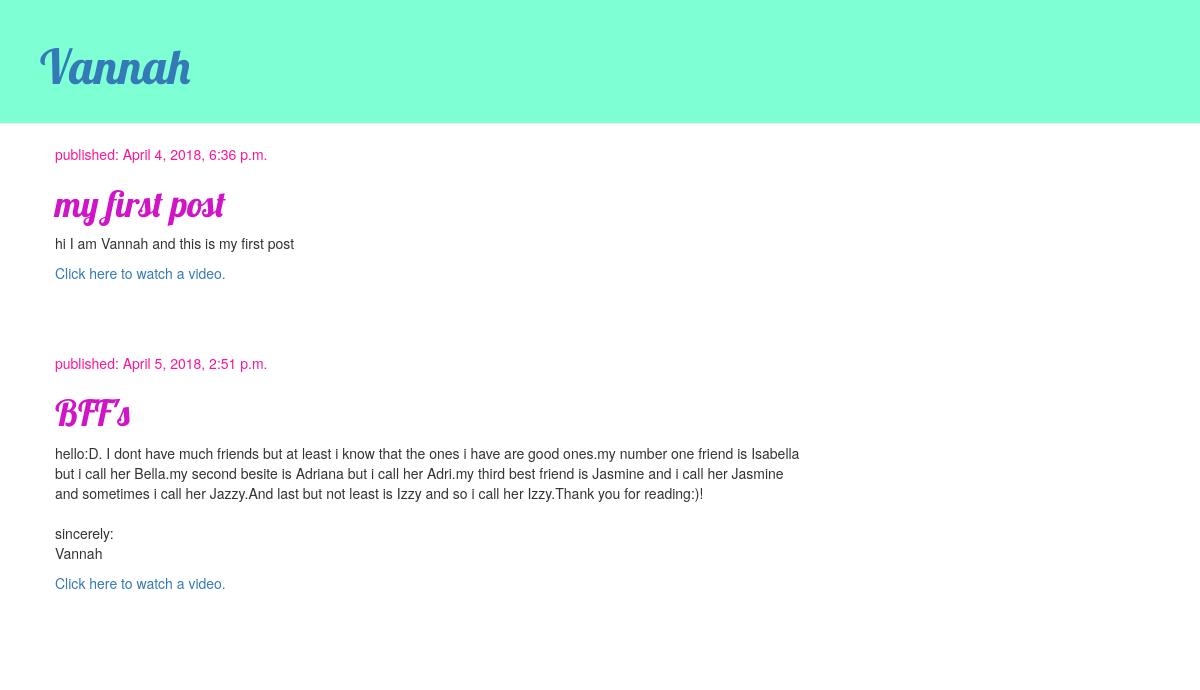
The page / on the database its author committed.
### blog/models.py (models this page shows, shortened)
class Post(models.Model):
    author = models.ForeignKey('auth.User', on_delete=models.CASCADE)
    title = models.CharField(max_length=200)
    text = models.TextField()
    created_date = models.DateTimeField(
            default=timezone.now)
    published_date = models.DateTimeField(
            blank=True, null=True)
    link = models.URLField(blank=True)

### blog/views.py (the view)
# urls.py: url(r'^$', views.post_list, name='post_list'),
def post_list(request):
    posts = Post.objects.filter(published_date__lte=timezone.now()).order_by('published_date')
    return render(request, 'blog/post_list.html', {'posts': posts})

### blog/templates/blog/post_list.html (shortened to what this page needs)
{% load staticfiles %}
<html>
    <head>
        <link rel="stylesheet" href="//maxcdn.bootstrapcdn.com/bootstrap/3.2.0/css/bootstrap.min.css">
        <link rel="stylesheet" href="//maxcdn.bootstrapcdn.com/bootstrap/3.2.0/css/bootstrap-theme.min.css">
        <link rel="stylesheet" href="{% static 'css/blog.css' %}">
    </head>
    <body>
        <div class="page-header">
            <h1><a href="/">Vannah</a></h1>
        </div>
        <div class="content container">
            <div class="row">
                <div class="col-md-8">
                    {% for post in posts %}
                        <div class="post">
                            <div class="date">
                                <p>published: {{ post.published_date }}</p>
                            </div>
                            <h1><a href="">{{ post.title }}</a></h1>
                            <p>{{ post.text|linebreaksbr }}</p>
                            <a href="{{ post.link }}">Click here to watch a video.</a>
                        </div>
                    {% endfor %}
                </div>
            </div>
        </div>
    </body>
</html>

### blog/static/css/blog.css (style rules this page uses)
.page-header { background-color:aquamarine; margin-top: 0; padding: 20px 20px 20px 40px; }
.page-header h1, .page-header h1 a, .page-header h1 a:visited, .page-header h1 a:active { color:zazure; font-size: 36pt; text-decoration: none; }
.content { margin-left: 40px; }
h1, h2, h3, h4 { font-family: 'lobster', cursive; }
.date { color:deeppink; }
.post { margin-bottom: 70px; columns: #d4026c; }
.post h1 a, .post h1 a:visited { color: #d114c8; }

### rows shown on the page
Post: published_date "April 4, 2018, 6:36 p.m.", title "my first post", text "hi I am Vannah and this is my first post"
Post: published_date "April 5, 2018, 2:51 p.m.", title "BFF's", text "hello:D. I dont have much friends but at least i know that the ones i have are good ones.my number one friend is Isabella but i call her Bella.my second besite is Adriana but i call her Adri.my third best friend is Jasmine and i call her Jasmine and sometimes i call her Jazzy.And last but not least is Izzy and so i call her Izzy.Thank you for reading:)! sincerely: Vannah"
